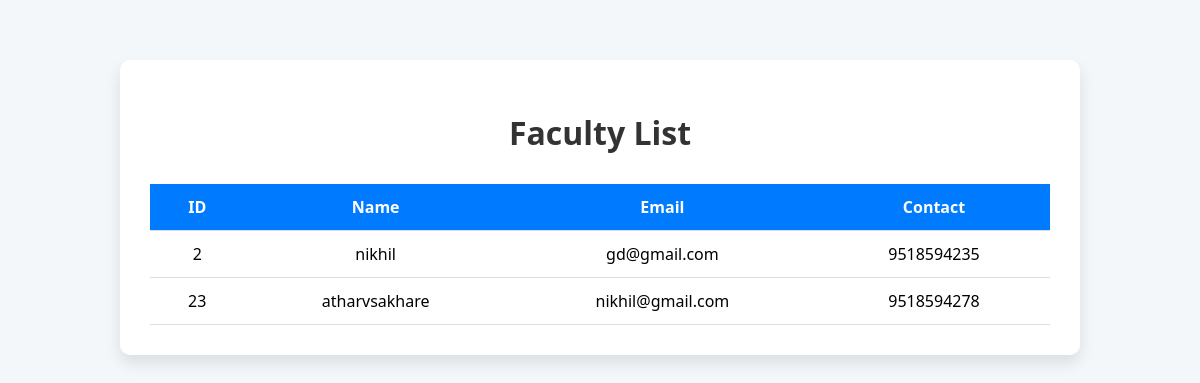
Screenshot of /display_faculty.php with the database file from the repository.
### tables this page shows
CREATE TABLE `faculty` (
  `faculty_id` varchar(20) NOT NULL,
  `name` varchar(100) NOT NULL,
  `email` varchar(100) NOT NULL,
  `contact` varchar(15) NOT NULL,
  `created_at` timestamp NOT NULL DEFAULT current_timestamp()
);

### display_faculty.php (the view, shortened to what this page needs)
<?php
include("db_config.php");
$result = $conn->query("SELECT * FROM faculty");
?>
<!DOCTYPE html>
<html lang="en">
<head>
  <link rel="stylesheet" href="display_faculty.css" />
</head>
<body>
  <div class="display-container">
    <h1>Faculty List</h1>
    <?php if ($result->num_rows > 0): ?>
      <table>
        <thead>
          <tr>
            <th>ID</th>
            <th>Name</th>
            <th>Email</th>
            <th>Contact</th>
          </tr>
        </thead>
        <tbody>
          <?php while ($row = $result->fetch_assoc()): ?>
            <tr>
              <td><?= htmlspecialchars($row['faculty_id']) ?></td>
              <td><?= htmlspecialchars($row['name']) ?></td>
              <td><?= htmlspecialchars($row['email']) ?></td>
              <td><?= htmlspecialchars($row['contact']) ?></td>
            </tr>
          <?php endwhile; ?>
        </tbody>
      </table>
    <?php else: ?>
      <div class="no-data">No faculty records found.</div>
    <?php endif; ?>
  </div>
</body>
</html>

### display_faculty.css (style rules this page uses)
body { background: #f4f6f8; font-family: 'Poppins', sans-serif; padding: 40px; }
.display-container { max-width: 900px; margin: auto; background: white; padding: 30px; border-radius: 15px; box-shadow: 0 10px 30px rgba(0, 0, 0, 0.1); }
h1 { text-align: center; color: #0077ff; margin-bottom: 30px; }
table { width: 100%; border-collapse: collapse; margin-top: 20px; }
thead { background-color: #0077ff; color: white; }
th, td { padding: 12px 15px; border-bottom: 1px solid #ddd; text-align: center; }

### display_faculty.php (style rules this page uses)
body { font-family: 'Segoe UI', sans-serif; background-color: #f4f7fa; margin: 0; padding: 0; }
.display-container { width: 80%; margin: 60px auto; background: #fff; padding: 30px; border-radius: 10px; box-shadow: 0 8px 16px rgba(0,0,0,0.1); }
h1 { text-align: center; color: #333; margin-bottom: 30px; }
table { width: 100%; border-collapse: collapse; }
th, td { padding: 12px 16px; text-align: center; border-bottom: 1px solid #ddd; }
th { background-color: #007bff; color: white; }

### rows the page displays
faculty: faculty_id "2", name "nikhil", email "gd@gmail.com", contact "9518594235"
faculty: faculty_id "23", name "atharvsakhare", email "nikhil@gmail.com", contact "9518594278"
